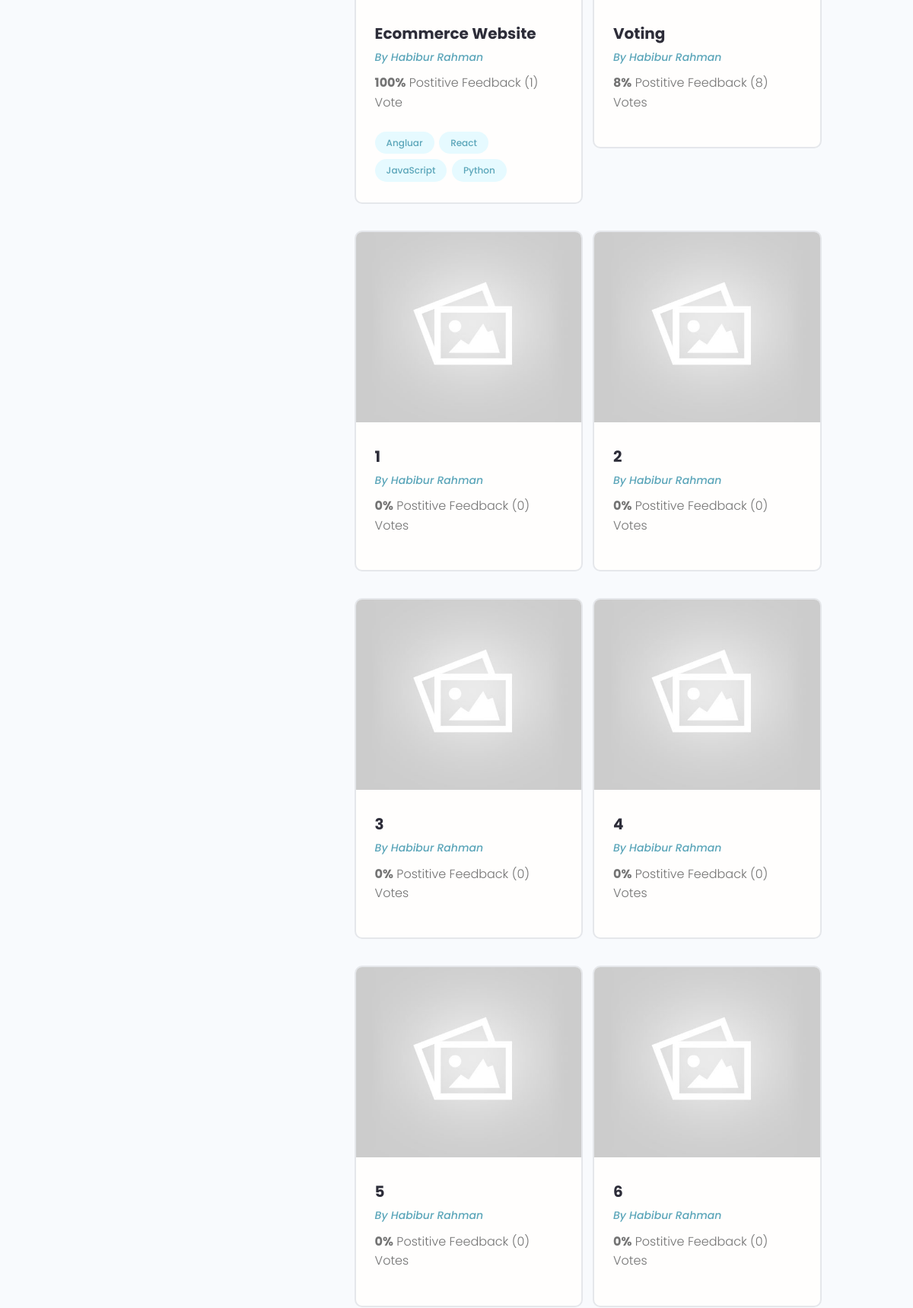
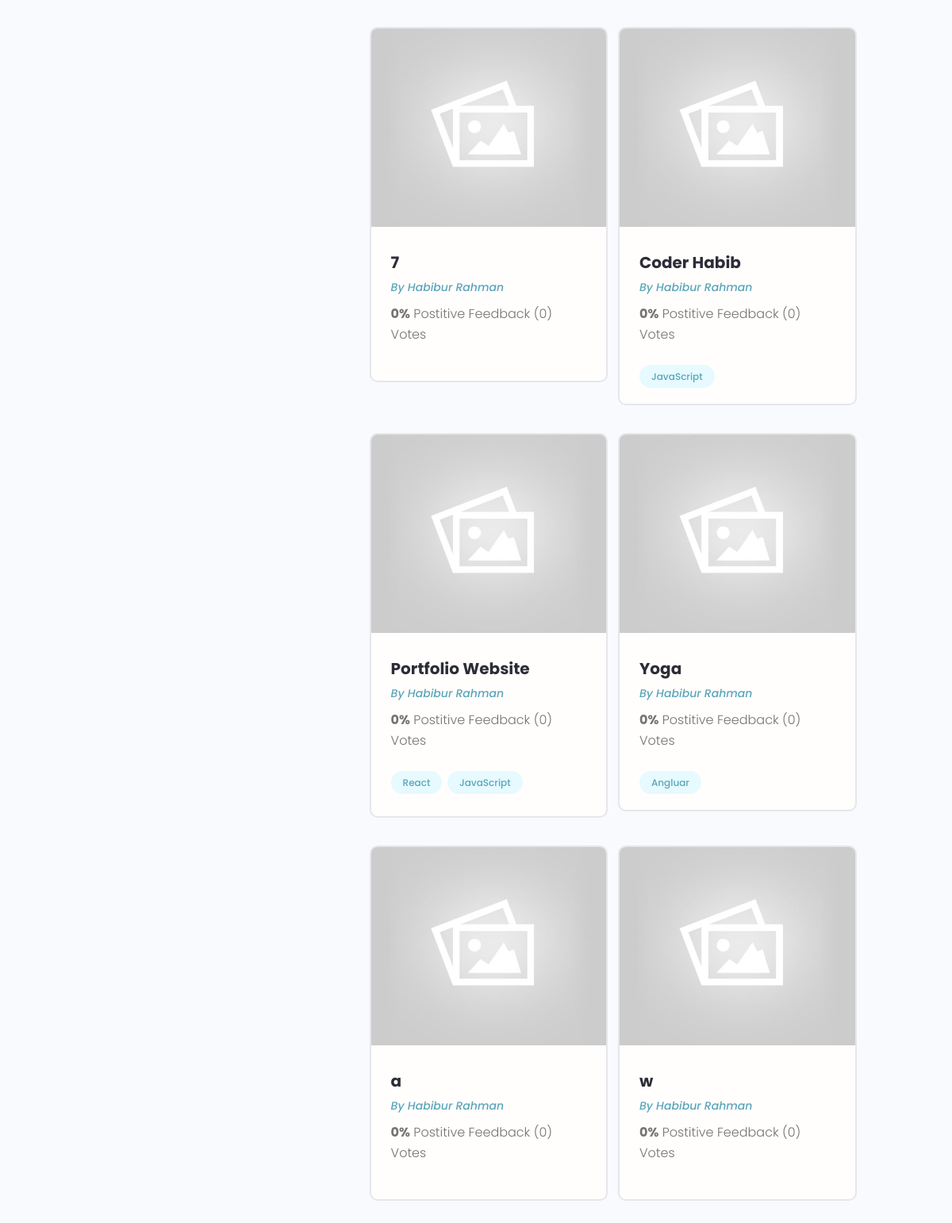
Page /profile/fa797bfb-c1fc-485c-90c1-994846bb4d0c/ (lower part) on the earlier database version (2 pictures, top to bottom).
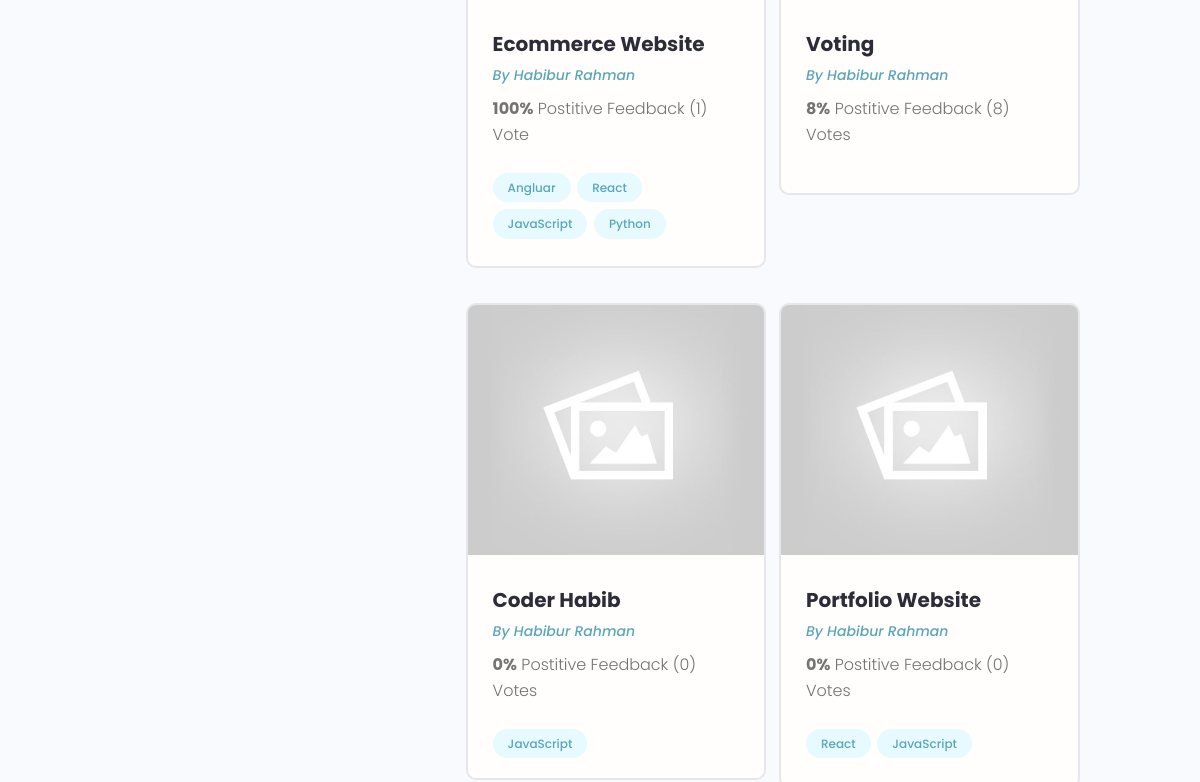
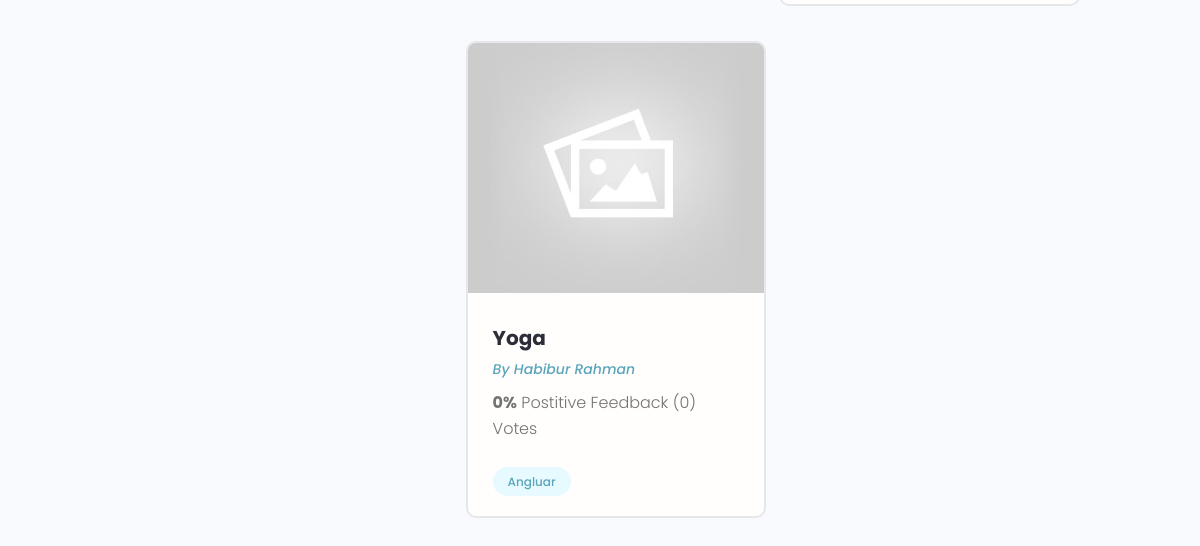
Same page on the later database version (2 pictures, top to bottom).
### projects/models.py (models this page shows, shortened)
class Project(models.Model):
    owner = models.ForeignKey(Profile,null= True, on_delete=models.SET_NULL)
    title = models.CharField(max_length=200)
    description = models.TextField(null=True, blank=True)
    featured_image = models.ImageField(null=True, blank=True,default="default.jpg")
    demo_link = models.CharField(max_length=2000, null=True, blank=True)
    source_link = models.CharField(max_length=2000, null=True, blank=True)
    tags = models.ManyToManyField('Tag', blank=True)
    vote_total = models.IntegerField(default=0, null=True, blank=True)
    vote_ratio = models.IntegerField(default=0, null=True, blank=True)
    created = models.DateField(auto_now_add=True)
    id = models.UUIDField(default=uuid.uuid4, unique=True, primary_key=True, editable=False)
    class Meta:
        ordering = ['-vote_ratio', '-vote_total', 'title']

class Tag(models.Model):
    name = models.CharField(max_length=200)
    created = models.DateField(auto_now_add=True)
    id = models.UUIDField(default=uuid.uuid4, unique=True, primary_key=True, editable=False)
    def __str__(self):
        return self.name

### users/models.py (models this page shows, shortened)
class Profile(models.Model):
    user = models.OneToOneField(User, on_delete=models.CASCADE, null=True, blank=True)
    name = models.CharField(max_length=200, blank=True, null=True)
    email = models.EmailField(max_length=500, blank=True, null=True)
    username = models.CharField(max_length=200, blank=True, null=True)
    location = models.CharField(max_length=200, blank=True, null=True)
    short_intro = models.CharField(max_length=200, blank=True, null=True)
    bio = models.TextField(blank=True, null=True)
    profile_image = models.ImageField(null=True, blank=True, upload_to='profiles/', default='profiles/user-default.png')
    social_github = models.CharField(max_length=200, blank=True, null=True)
    social_twitter = models.CharField(max_length=200, blank=True, null=True)
    social_linkedin = models.CharField(max_length=200, blank=True, null=True)
    social_youtube = models.CharField(max_length=200, blank=True, null=True)
    social_website = models.CharField(max_length=200, blank=True, null=True)
    created = models.DateField(auto_now_add=True)
    id = models.UUIDField(default=uuid.uuid4, unique=True, primary_key=True, editable=False)

### users/views.py (the view)
# urls.py: path('profile/<str:pk>/', views.userProfile, name='user-profiles'),
def userProfile(request, pk):
    profile = Profile.objects.get(id=pk)
    topSkills = profile.skill_set.exclude(description__exact="")
    otherSkills = profile.skill_set.filter(description="")
    context = {'profile': profile, 'topSkills': topSkills, 'otherSkills': otherSkills}
    return render(request, 'users/user-profile.html', context)

### users/models.py (called while the page is built)
    def __str__(self):
        return str(self.name)

### users/templates/users/user-profile.html (shortened to what this page needs)
{% extends 'main.html' %}
{% block content %}
<main class="profile my-md">
    <div class="container">
      <div class="layout">
        <div class="column column--1of3">
        </div>
        <div class="column column--2of3">
          <div class="devInfo">
            <div class="grid grid--two">
              {% for project in profile.project_set.all %}
              <div class="column">
                <div class="card project">
                  <a href="{% url 'single-projects' project.id %}" class="project">
                    <img class="project__thumbnail" src="{{project.featured_image.url}}" alt="project thumbnail" />
                    <div class="card__body">
                      <h3 class="project__title">{{project.title}}</h3>
                      <p><a class="project__author" href="{% url 'user-profiles' project.owner.id %}">By {{project.owner.name}}</a></p>
                      <p class="project--rating">
                        <span style="font-weight: bold;">{{project.vote_ratio}}%</span> Postitive
                        Feedback ({{project.vote_total}}) Vote{{project.vote_total|pluralize:"s"}}
                      </p>
                      <div class="project__tags">
                        {% for tag in project.tags.all %}
                        <span class="tag tag--pill tag--main">
                          <small>{{tag}}</small>
                        </span>
                        {% endfor %}
                      </div>
                    </div>
                  </a>
                </div>
              </div>
              {% endfor %}
            </div>
          </div>
        </div>
      </div>
    </div>
  </main>
{% endblock %}

Differences in the rows shown:
removed Project: featured_image (placeholder picture), title "1", owner.name "Habibur Rahman", vote_ratio "0", vote_total "0"
removed Project: featured_image (placeholder picture), title "2", owner.name "Habibur Rahman", vote_ratio "0", vote_total "0"
removed Project: featured_image (placeholder picture), title "3", owner.name "Habibur Rahman", vote_ratio "0", vote_total "0"
removed Project: featured_image (placeholder picture), title "4", owner.name "Habibur Rahman", vote_ratio "0", vote_total "0"
removed Project: featured_image (placeholder picture), title "5", owner.name "Habibur Rahman", vote_ratio "0", vote_total "0"
removed Project: featured_image (placeholder picture), title "6", owner.name "Habibur Rahman", vote_ratio "0", vote_total "0"
removed Project: featured_image (placeholder picture), title "7", owner.name "Habibur Rahman", vote_ratio "0", vote_total "0"
removed Project: featured_image (placeholder picture), title "a", owner.name "Habibur Rahman", vote_ratio "0", vote_total "0"
removed Project: featured_image (placeholder picture), title "w", owner.name "Habibur Rahman", vote_ratio "0", vote_total "0"
